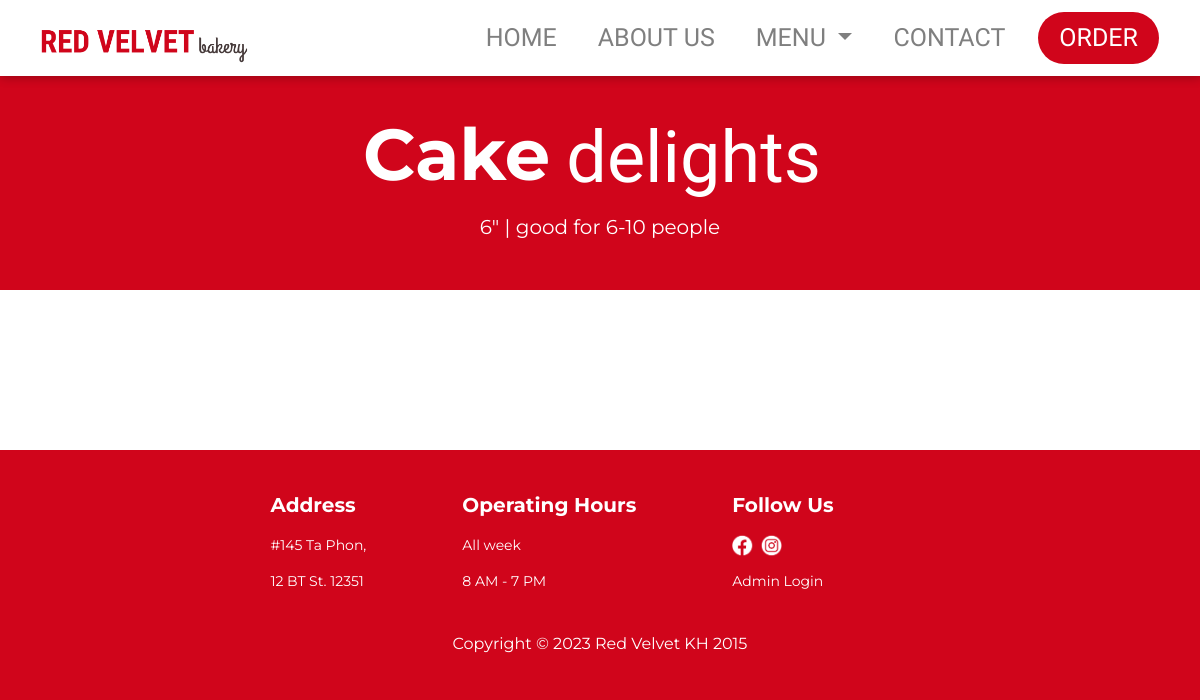
The app's page /src/main/menu-cakedel.php, older data.
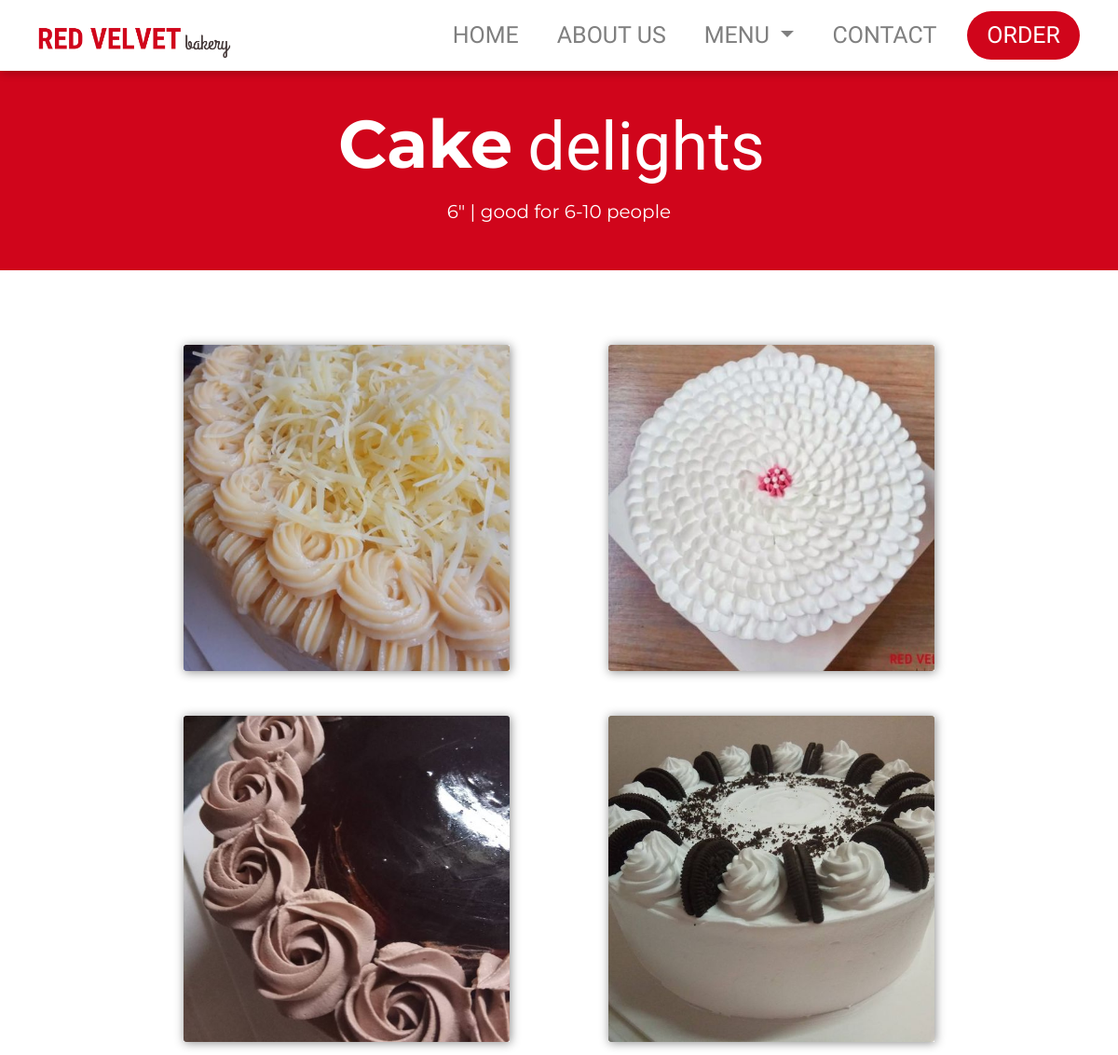
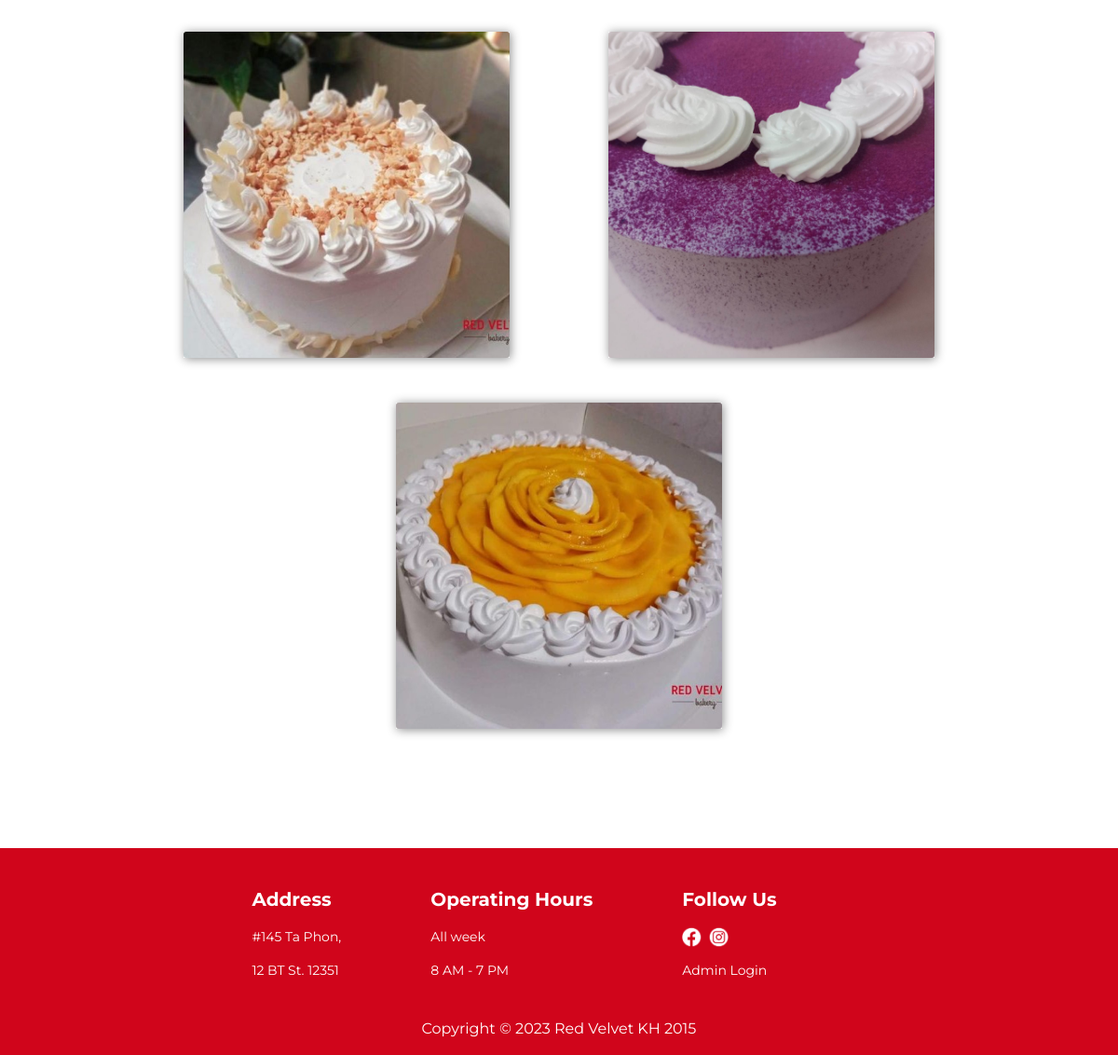
The same page, newer data (2 pictures, top to bottom).
### tables this page shows
CREATE TABLE `product` (
  `prod_id` int(11) NOT NULL,
  `prod_name` varchar(50) NOT NULL,
  `prod_price` decimal(5,2) NOT NULL,
  `prod_description` varchar(500) NOT NULL,
  `prod_image` varchar(80) NOT NULL,
  `prod_image_file` varchar(255) NOT NULL,
  `bestseller` varchar(5) DEFAULT NULL,
  `cat_id` int(11) NOT NULL
);

### src/main/includes/menu-cat.inc.php (called while the page is built)
<?php
include("../admin/classes/Database.class.php");
include("../admin/classes/Product.class.php");
include("../admin/classes/ProductCon.class.php");
$product = new ProductController();
$result = $product->getCatTable($current_cat);

### src/admin/classes/Database.class.php (called while the page is built)
<?php
class Database{
  protected function connect(){
    try {
      $username = "root";
      $password = "";
      $dbh = new PDO('mysql:host=localhost;dbname=redvelvet',$username,$password);
      return $dbh;
    }
    catch (PDOException $e) {
      print "Error!: " . $e->getMessage() . "<br/>";
      die();
    }
  }
}

### src/admin/classes/Product.class.php (called while the page is built, shortened)
<?php
class Product extends Database{
  protected function readCatTable($cat_name){
    $cat_id = $this->readCatId($cat_name);
    $query = 'SELECT * FROM product WHERE cat_id = ?;';
    $stmt = $this->connect()->prepare($query);
    if(!$stmt->execute(array($cat_id))){
      $stmt = null;
      header("location: ../index.php?error=stmtfailed");
      exit();
    }
    return $stmt;
  }
  private function readCatId($cat_name){
    $query = 'SELECT cat_id FROM category WHERE cat_name = ?;';
    $stmt = $this->connect()->prepare($query);
    if(!$stmt->execute(array($cat_name))){
      $stmt = null;
      header("location: ../index.php?error=stmtfailed");
      exit();
    }
    while($row = $stmt->fetch(PDO::FETCH_ASSOC)){
      return $row["cat_id"];
    }
  }
}

### src/admin/classes/ProductCon.class.php (called while the page is built, shortened)
<?php
class ProductController extends Product{
  public function getCatTable($cat_name){
    $result = $this->readCatTable($cat_name);
    return $result;
  }
}

### src/main/menu-cakedel.php (the view, shortened to what this page needs)
<?php $current_cat = "Cake Delights"; include("includes/menu-cat.inc.php");?>
<!doctype html>
<html lang="en">
<?php include("head-tags.php")?>
</head>
<body>
<?php include("header.php")?>
<section class="menu-banner">
    <div>
        <h1>Cake</h1><span>delights</span>
    </div>
    <p>6" | good for 6-10 people</p>
</section>
<section>
    <div class="container-fluid new-menu-lay">
        <div class="row justify-content-center">
            <div class="container">
                <div class="row justify-content-around ml-5 mr-5 pl-5 pr-5">
                    <?php
                            while($row = $result->fetch(PDO::FETCH_ASSOC)){
                                echo "
                                <div class='menu-card'>
                                    <div class='image-container'>
                                        <a href='menu-view.php?id=" . $row["prod_id"] . "'>
                                            <img class='card-img' src='../../assets/uploads/" . $row["prod_image_file"] . "'>
                                            <div class='overlay overlay--blur'>
                                                <div class='overlay-content'>";
                                                    echo "
                                                    <h2>" . $row["prod_name"] . "</h2>
                                                    <h3>$" . $row["prod_price"] . "</h3>
                                                </div>
                                            </div>
                                        </a>
                                    </div>
                                </div>
                                ";
                            }
                    ?>
                </div>
            </div>
        </div>
    </div>
</section>
</body>
<?php include('footer.php') ?>
</html>

Row changes from the older to the newer data that the page shows:
added product: prod_image_file (picture)
added product: prod_image_file (picture)
added product: prod_image_file (picture)
added product: prod_image_file (picture)
added product: prod_image_file (picture)
added product: prod_image_file (picture)
added product: prod_image_file (picture)
